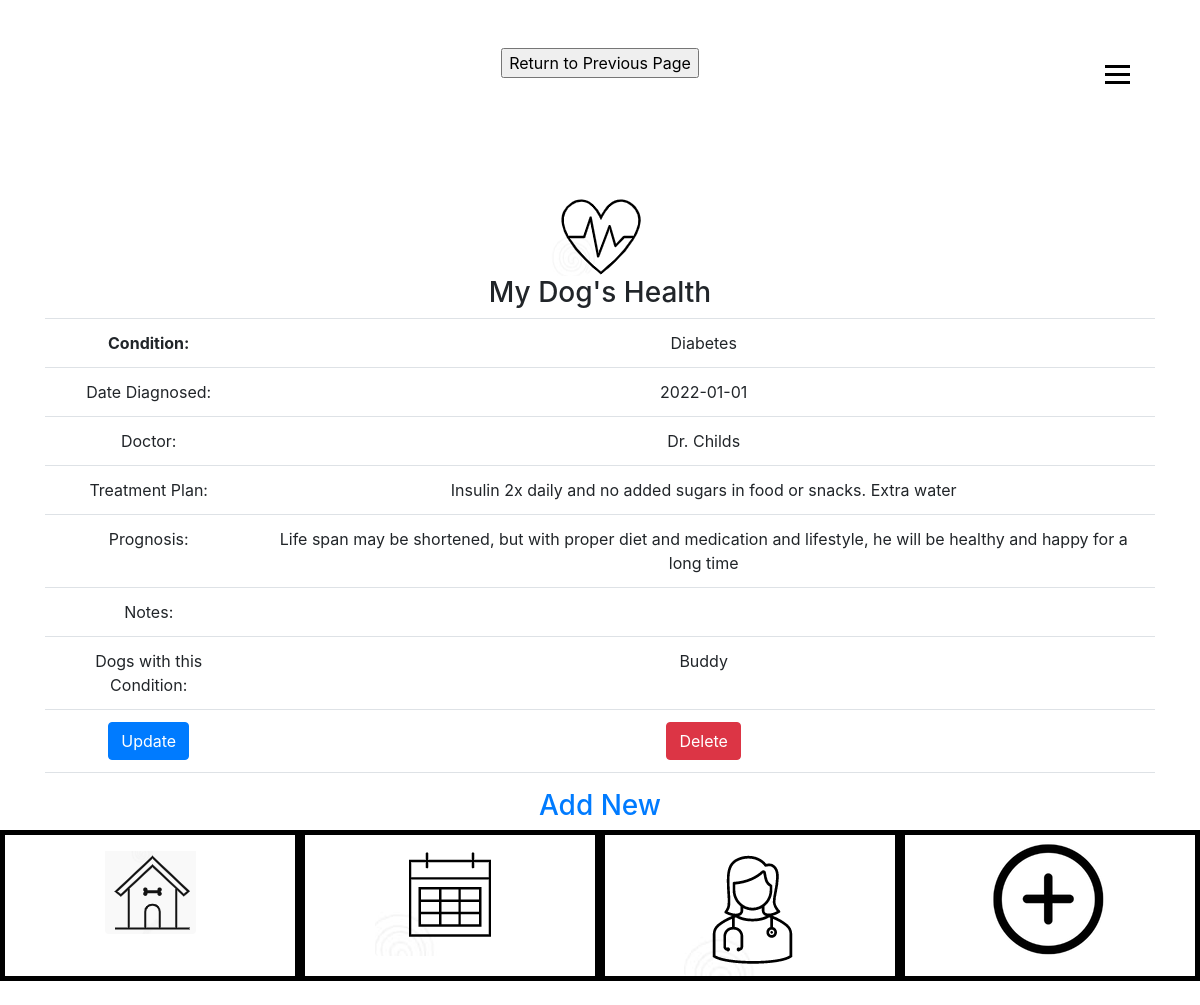
Page /condition-create.php on the committed database.
### tables this page shows
CREATE TABLE `tbl_condition` (
  `ConditionId` int(15) NOT NULL,
  `fldconditionName` varchar(50) NOT NULL,
  `fldconditionDateDiagnosed` date NOT NULL,
  `fldconditionDoctor` varchar(50) NOT NULL,
  `fldconditionTreatment` varchar(150) NOT NULL,
  `fldconditionPrognosis` varchar(150) NOT NULL,
  `fldconditionNotes` varchar(150) NOT NULL,
  `fldconditionDog` varchar(50) NOT NULL
);

### condition-read.php (the view, shortened to what this page needs)
<?php
include 'db.php';
  $sql = "select * from tbl_condition";
  $result = $conn->query($sql);
  while($row = $result->fetch_assoc()) {
    echo "<td> <b>Condition:</td>";
    echo "<td>" . $row['fldconditionName'] . "</td>";
    echo "<td> Date Diagnosed:</td>";
    echo "<td>" . $row['fldconditionDateDiagnosed'] . "</td>";
    echo "<td> Doctor:</td>";
    echo "<td>" . $row['fldconditionDoctor'] . "</td>";
    echo "<td> Treatment Plan:</td>";
        echo "<td>" . $row['fldconditionTreatment'] . "</td>";
    echo "<td> Prognosis:</td>";
    echo "<td>" . $row['fldconditionPrognosis'] . "</td>";
    echo "<td> Notes:</td>";
    echo "<td>" . $row['fldconditionNotes'] . "</td>";
    echo "<td> Dogs with this Condition:</td>";
    echo "<td>" . $row['fldconditionDog'] . "</td>";
   echo '<td><a class="btn btn-primary" href="" role="button">Update</a></td>';
echo '<td><a class="btn btn-danger" href="" role="button">Delete</a></td>';
  }
?>

### rows in the picture
tbl_condition: fldconditionName "Diabetes", fldconditionDateDiagnosed "2022-01-01", fldconditionDoctor "Dr. Childs", fldconditionTreatment "Insulin 2x daily and no added sugars in food or snacks. Extra water", fldconditionPrognosis "Life span may be shortened, but with proper diet and medication and lifestyle, he will be healthy and happy for a long time", fldconditionDog "Buddy"
